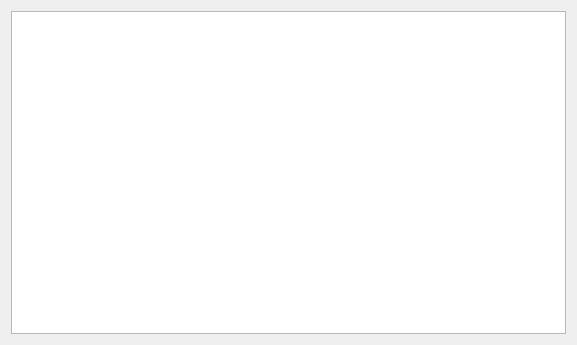
<?xml version="1.0" encoding="UTF-8"?>
<ui version="4.0">
 <class>DialogUnitCellSolutions</class>
 <widget class="QDialog" name="DialogUnitCellSolutions">
  <property name="geometry">
   <rect>
    <x>0</x>
    <y>0</y>
    <width>577</width>
    <height>345</height>
   </rect>
  </property>
  <property name="sizePolicy">
   <sizepolicy hsizetype="Fixed" vsizetype="Fixed">
    <horstretch>0</horstretch>
    <verstretch>0</verstretch>
   </sizepolicy>
  </property>
  <property name="minimumSize">
   <size>
    <width>577</width>
    <height>345</height>
   </size>
  </property>
  <property name="maximumSize">
   <size>
    <width>577</width>
    <height>345</height>
   </size>
  </property>
  <property name="windowTitle">
   <string>Unit-cells</string>
  </property>
  <property name="windowOpacity">
   <double>0.900000000000000</double>
  </property>
  <layout class="QGridLayout" name="gridLayout">
   <item row="0" column="0">
    <widget class="QTableView" name="tableView"/>
   </item>
  </layout>
 </widget>
 <resources/>
 <connections/>
</ui>
